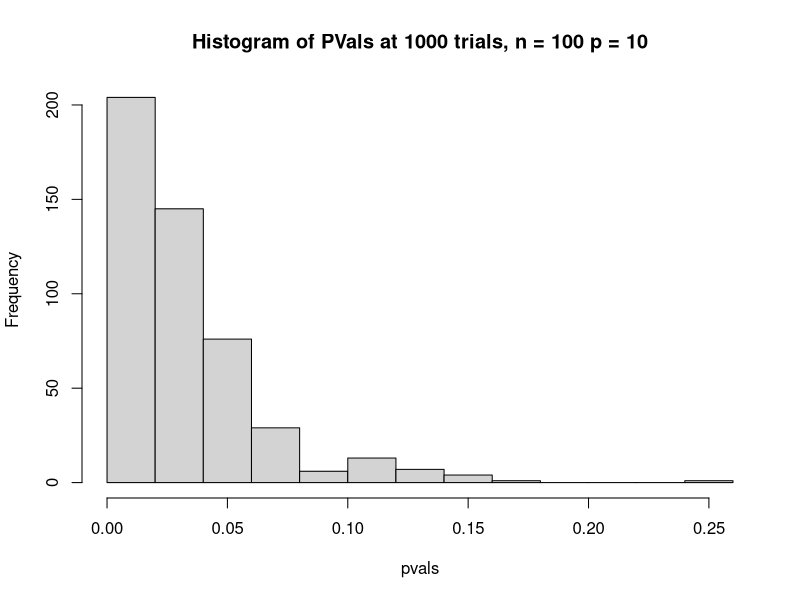
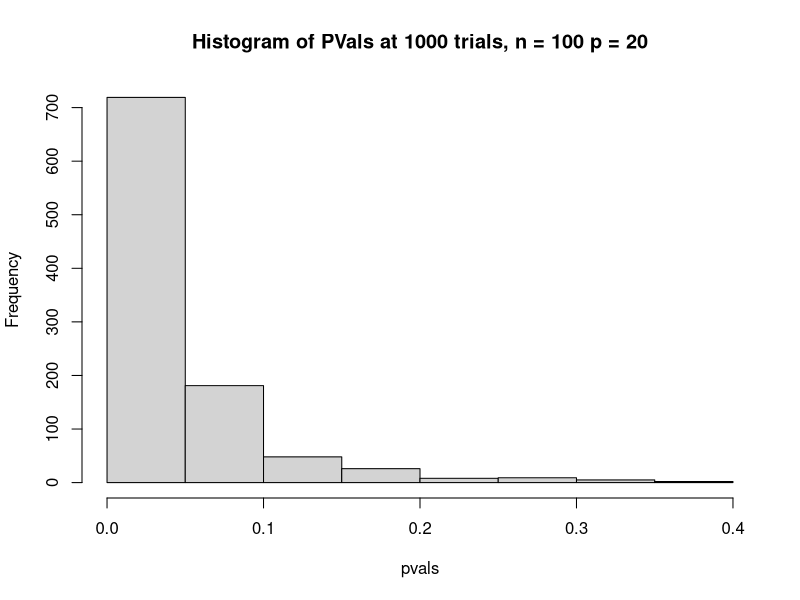
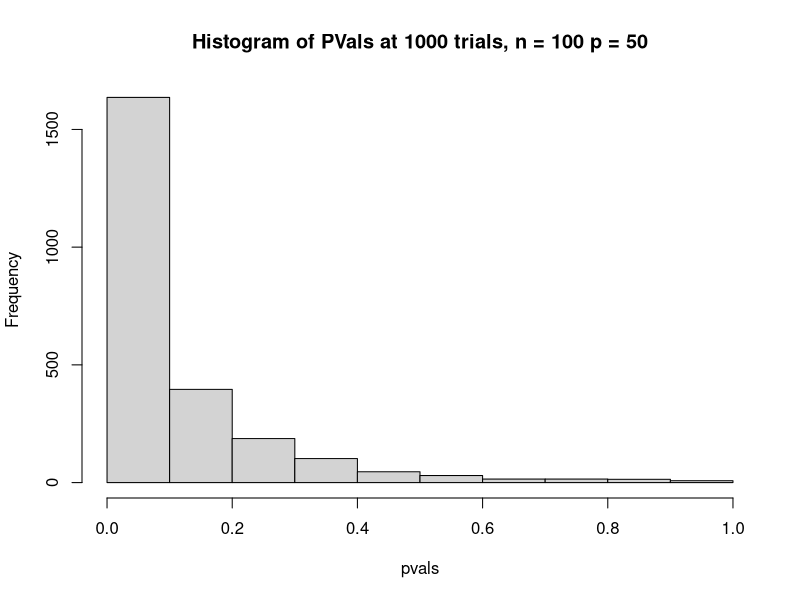
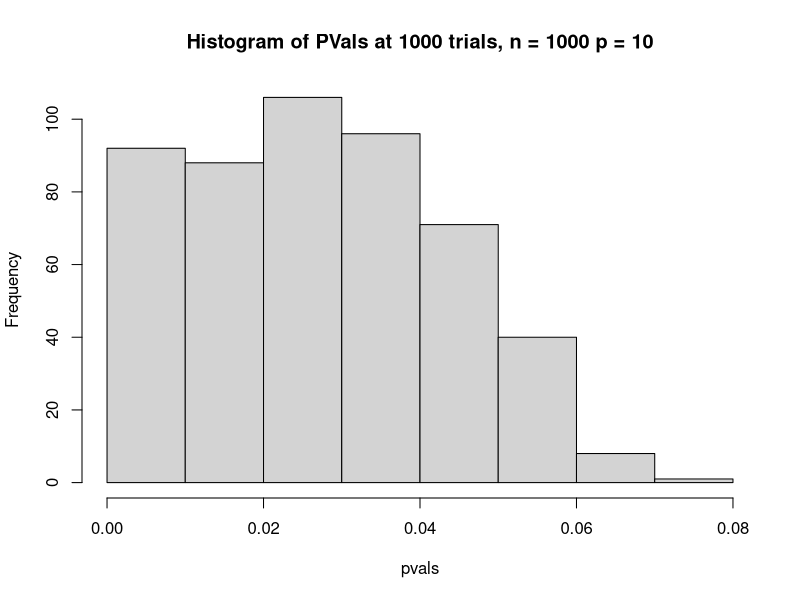
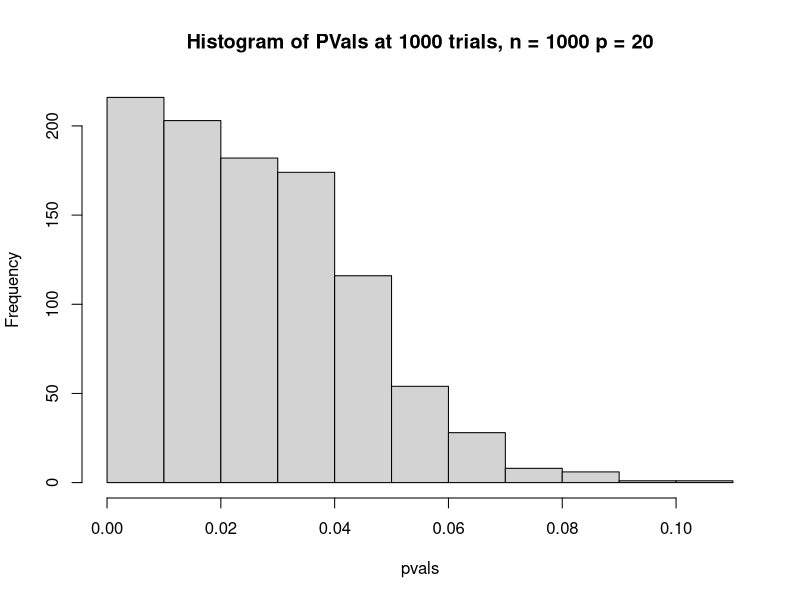
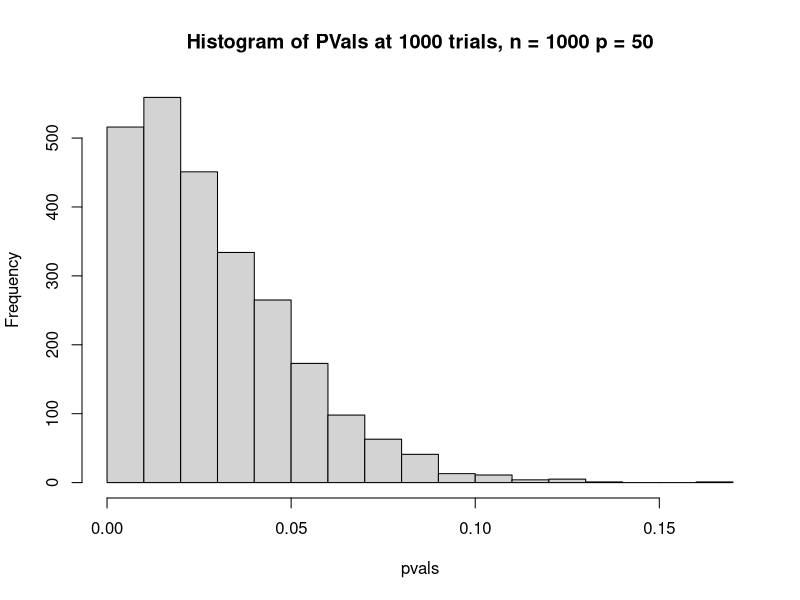
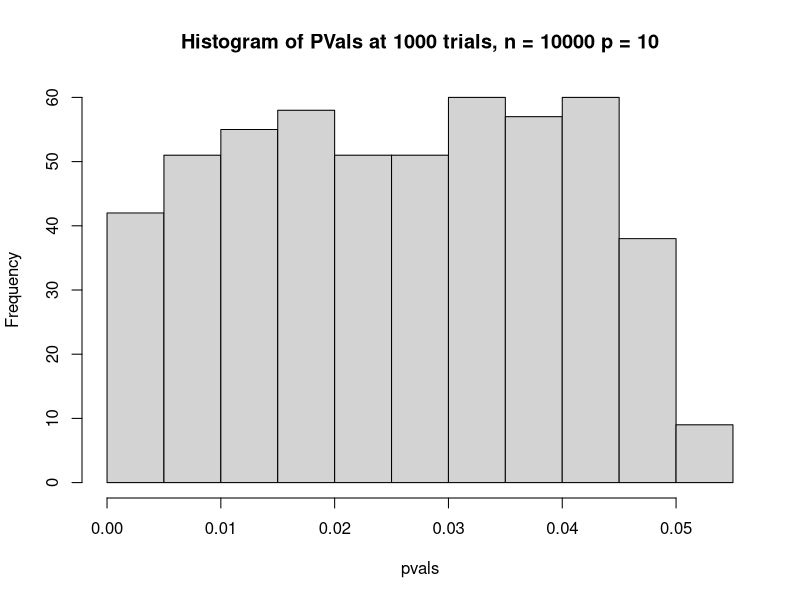

Recreate these plots in R, in order. (Note: a time limit stopped this script after it produced the figures.)

generate_data <- function(n, p) {
  cov <- matrix(rnorm(n * p), nrow = n, ncol = p)
  vec <- rnorm(n)
  return(list(covariates = cov,
              responses = vec))
}

model_select <- function(covariates, responses, cutoff) {
  reg1 <- lm(responses ~ covariates)
  sum1 <- summary(reg1)
  pvals <- sum1$coefficients[-1,4]
  if (sum(pvals <= cutoff) == 0) {
    return(vector())
  }
  reg2 <- lm(responses ~ covariates[,(pvals <= cutoff)])
  sum2 <- summary(reg2)
  return(sum2$coefficients[-1,4])
}

run_simulations <- function(n_trials, n, p, cutoff) {
  pvals <- numeric(0)
  for (trials in 1:n_trials) {
    data <- generate_data(n,p)
    pvals <- c(pvals, model_select(data$covariates, data$responses, cutoff))
  }
  
  hist(x = pvals, main = paste("Histogram of PVals at ", n_trials, " trials, n = ", n, " p = ", p, sep = ''))
}

for (n in c(100, 1000, 10000)) {
  for (p in c(10, 20, 50)) {
    run_simulations(1000, n, p, 0.05)
  }
}
